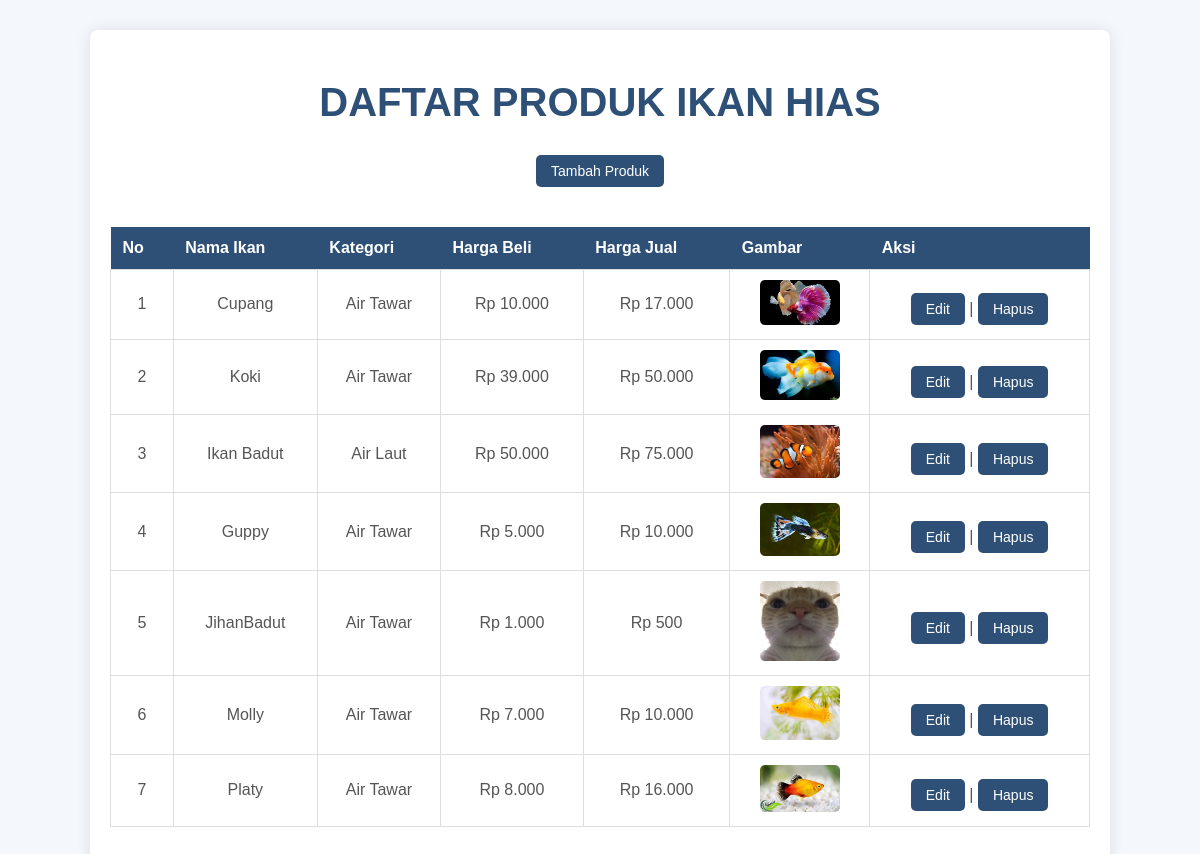
Page /ikan2/index.php on the committed database.
### tables this page shows
CREATE TABLE `produk` (
  `id` int(11) NOT NULL,
  `nama_ikan` varchar(255) NOT NULL,
  `kategori` varchar(100) NOT NULL,
  `harga_beli` decimal(10,2) NOT NULL,
  `harga_jual` decimal(10,2) NOT NULL,
  `gambar` varchar(255) NOT NULL
);

### ikan2/index.php (the view, shortened to what this page needs)
<?php
include('koneksi.php');
?>
<!DOCTYPE html>
<html lang="en">
<head>
</head>
<body>
    <div class="container">
        <h1>Daftar Produk Ikan Hias</h1>
        <div class="add-button">
            <a href="tambah_produk.php">Tambah Produk</a>
        </div>
        <div class="table-container">
            <table>
                <thead>
                    <tr>
                        <th>No</th>
                        <th>Nama Ikan</th>
                        <th>Kategori</th>
                        <th>Harga Beli</th>
                        <th>Harga Jual</th>
                        <th>Gambar</th>
                        <th>Aksi</th>
                    </tr>
                </thead>
                <tbody>
                    <?php
                    $sql = "SELECT * FROM produk";
                    $result = mysqli_query($koneksi, $sql);
                    $no = 1;
                    while ($row = mysqli_fetch_assoc($result)) {
                        echo "<tr>";
                        echo "<td>" . $no++ . "</td>";
                        echo "<td>" . $row['nama_ikan'] . "</td>";
                        echo "<td>" . $row['kategori'] . "</td>";
                        echo "<td>Rp " . number_format($row['harga_beli'], 0, ',', '.') . "</td>";
                        echo "<td>Rp " . number_format($row['harga_jual'], 0, ',', '.') . "</td>";
                        echo "<td><img src='uploads/" . $row['gambar'] . "' alt='" . $row['nama_ikan'] . "'></td>";
                        echo "<td>
                                <a href='edit_produk.php?id=" . $row['id'] . "'>Edit</a> |
                                <a href='hapus_produk.php?id=" . $row['id'] . "' onclick='return confirm(\"Yakin ingin menghapus produk ini?\")'>Hapus</a>
                              </td>";
                        echo "</tr>";
                    }
                    ?>
                </tbody>
            </table>
        </div>
    </div>
</body>
</html>

### ikan2/index.php (style rules this page uses)
* { font-family: "Helvetica", sans-serif; margin: 0; padding: 0; box-sizing: border-box; }
body { background-color: #f4f7fc; color: #333; }
h1 { text-transform: uppercase; color: #2E5077; margin-top: 30px; text-align: center; font-size: 2.5rem; }
.container { width: 85%; margin: 30px auto; background-color: #fff; padding: 20px; border-radius: 8px; box-shadow: 0 0 15px rgba(0, 0, 0, 0.1); }
.table-container { overflow-x: auto; }
table { width: 100%; border-collapse: collapse; margin: 20px 0; }
table thead th { background-color: #2E5077; color: white; padding: 12px; text-align: left; font-size: 1rem; }
table tbody td { padding: 10px; text-align: center; border: 1px solid #ddd; font-size: 1rem; color: #555; }
table tbody td img { width: 80px; height: auto; border-radius: 5px; }
a { display: inline-block; background-color: #2E5077; color: white; padding: 8px 15px; text-decoration: none; border-radius: 5px; font-size: 14px; margin-top: 10px; transition: background-color 0.3s ease; }
.add-button { margin: 20px auto; display: block; text-align: center; }

### rows in the picture
produk: nama_ikan "Cupang", kategori "Air Tawar", harga_beli "10.000", harga_jual "17.000", gambar (picture)
produk: nama_ikan "Koki", kategori "Air Tawar", harga_beli "39.000", harga_jual "50.000", gambar (picture)
produk: nama_ikan "Ikan Badut", kategori "Air Laut", harga_beli "50.000", harga_jual "75.000", gambar (picture)
produk: nama_ikan "Guppy", kategori "Air Tawar", harga_beli "5.000", harga_jual "10.000", gambar (picture)
produk: nama_ikan "JihanBadut", kategori "Air Tawar", harga_beli "1.000", harga_jual "500", gambar (picture)
produk: nama_ikan "Molly", kategori "Air Tawar", harga_beli "7.000", harga_jual "10.000", gambar (picture)
produk: nama_ikan "Platy", kategori "Air Tawar", harga_beli "8.000", harga_jual "16.000", gambar (picture)
